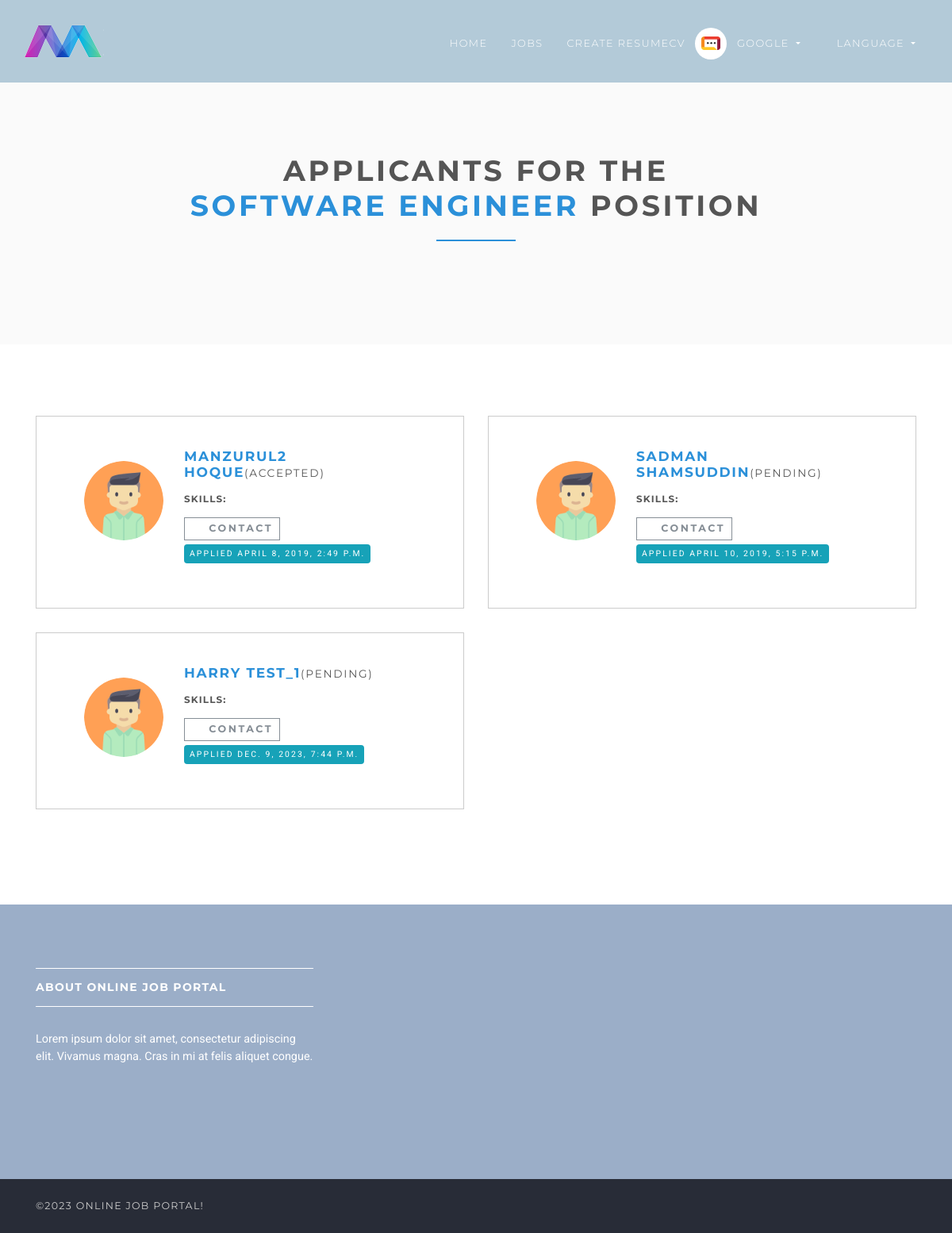
/en/employer/dashboard/applicants/2/ (signed in), run on the app's committed database.
### accounts/models.py (models this page shows, shortened)
class User(AbstractUser):
    username = None
    role = models.CharField(max_length=12, error_messages={"required": "Role must be provided"})
    gender = models.CharField(max_length=10, blank=True, null=True, default="")
    email = models.EmailField(
        unique=True, blank=False, error_messages={"unique": "A user with that email already exists."}
    )
    USERNAME_FIELD = "email"
    REQUIRED_FIELDS = []
    objects = UserManager()

### jobsapp/models.py (models this page shows, shortened)
class Job(models.Model):
    user = models.ForeignKey(User, on_delete=models.CASCADE)
    title = models.CharField(max_length=300)
    description = models.TextField()
    location = models.CharField(max_length=150)
    type = models.CharField(choices=JOB_TYPE, max_length=10)
    category = models.CharField(max_length=100)
    last_date = models.DateTimeField()
    company_name = models.CharField(max_length=100)
    company_description = models.CharField(max_length=300)
    website = models.CharField(max_length=100, default="")
    created_at = models.DateTimeField(default=timezone.now)
    filled = models.BooleanField(default=False)
    salary = models.IntegerField(default=0, blank=True)
    tags = models.ManyToManyField(Tag)
    vacancy = models.IntegerField(default=1)
    objects = JobManager()
    class Meta:
        ordering = ["id"]

class Applicant(models.Model):
    user = models.ForeignKey(User, on_delete=models.CASCADE)
    job = models.ForeignKey(Job, on_delete=models.CASCADE, related_name="applicants")
    created_at = models.DateTimeField(default=timezone.now)
    comment = models.TextField(blank=True, null=True)
    status = models.SmallIntegerField(default=1)
    class Meta:
        ordering = ["id"]
        unique_together = ["user", "job"]
    @property
    def get_status(self):
        if self.status == 1:
            return "Pending"
        elif self.status == 2:
            return "Accepted"
        else:
            return "Rejected"

### jobsapp/views/employer.py (the view)
# urls.py: path("applicants/<int:job_id>/", ApplicantPerJobView.as_view(), name="employer-dashboard-applicants"),
class ApplicantPerJobView(ListView):
    model = Applicant
    template_name = "jobs/employer/applicants.html"
    context_object_name = "applicants"
    paginate_by = 6
    @method_decorator(login_required(login_url=reverse_lazy("accounts:login")))
    @method_decorator(user_is_employer)
    def dispatch(self, request, *args, **kwargs):
        return super().dispatch(self.request, *args, **kwargs)
    def get_queryset(self):
        return Applicant.objects.filter(job_id=self.kwargs["job_id"]).order_by("id")
    def get_context_data(self, **kwargs):
        context = super().get_context_data(**kwargs)
        context["job"] = Job.objects.get(id=self.kwargs["job_id"])
        return context

### templates/jobs/employer/applicants.html (shortened to what this page needs)
{% extends 'base.html' %}
{% load static %}
{% block content %}
    <section class="bg-light-gray">
        <div class="container">
            <div class="row">
                <div class="col-lg-8 mx-auto">
                    <h1 class="heading">Applicants for the <span class="accent">{{ job.title }}</span> position</h1>
                </div>
            </div>
        </div>
    </section>
    <section>
        <div class="container">
            <div class="row">
                {% for applicant in applicants %}
                    <div class="col-lg-6">
                        <div class="box applicant">
                            <div class="row">
                                <div class="col-md-3 mr-4">
                                    <div class="image">
                                        <img src="{% static 'img/avatar.png' %}" alt=""
                                             class="img-fluid rounded-circle">
                                    </div>
                                </div>
                                <div class="col-md-8">
                                    <h4><a href="{% url 'jobs:applied-applicant-view' applicant.job.id applicant.id %}">{{ applicant.user.get_full_name }}</a><small>({{ applicant.get_status }})</small></h4>
                                    <h6>Skills:
                                    </h6>
                                    <a href="mailto:{{ applicant.user.email }}?Subject=Interested"
                                       class="btn btn-outline-white-secondary btn-sm">
                                        <i class="fa fa-envelope"></i>Contact
                                    </a>
                                    <p>
                                        <span class="badge badge-info">Applied {{ applicant.created_at.astimezone }}</span>
                                    </p>
                                </div>
                            </div>
                        </div>
                    </div>
                {% endfor %}
            </div>
        </div>
    </section>
{% endblock %}

### templates/base.html (shortened to what this page needs)
{% load static %}
{% load static i18n %}
{% get_current_language as LANGUAGE_CODE %}
<!DOCTYPE html>
<html lang="{{ LANGUAGE_CODE }}">
<head>
    <link rel="stylesheet"
          href="{% static 'vendor/bootstrap/css/bootstrap.min.css' %}">
    <link rel="stylesheet"
          href="{% static 'vendor/font-awesome/css/font-awesome.min.css' %}">
    <link rel="stylesheet" href="{% static 'vendor/owl.carousel/assets/owl.carousel.css' %}">
    <link rel="stylesheet" href="{% static 'vendor/owl.carousel/assets/owl.theme.default.css' %}">
    <link rel="stylesheet" href="{% static 'css/style.default.css' %}" id="theme-stylesheet">
    <link rel="stylesheet" href="{% static 'css/custom.css' %}">
    <link rel="stylesheet" href="https://cdnjs.cloudflare.com/ajax/libs/toastr.js/latest/toastr.min.css"/>
</head>
<body>
<header class="header">
    <nav class="navbar navbar-expand-lg">
        <div class="container-fluid">
            <a href="{% url 'jobs:home' %}" class="navbar-brand">
                <img src="{% static 'img/logo-small.png' %}" alt="logo" class="d-none d-lg-block">
            </a>
            <div id="navbarSupportedContent" class="collapse navbar-collapse">
                {% with request.resolver_match.url_name as url_name %}
                    <ul class="navbar-nav ml-auto">
                        <li class="nav-item {% if url_name == 'home' %}active{% endif %}">
                            <a href="{% url 'jobs:home' %}" class="nav-link">Home <span class="sr-only">(current)</span></a>
                        </li>
                        <li class="nav-item {% if url_name == 'jobs' %}active{% endif %}">
                            <a href="{% url 'jobs:jobs' %}" class="nav-link">Jobs</a>
                        </li>
                        <li class="nav-item {% if url_name == 'templates' %}active{% endif %}">
                            <a href="{% url 'resume_cv:templates' %}" class="nav-link">Create ResumeCV</a>
                        </li>
                        {% if request.user.is_authenticated and request.user.role == 'employer' %}
                            <li class="nav-item dropdown">
                                <a id="clientZone" href="#" data-toggle="dropdown"
                                   aria-haspopup="true" aria-expanded="false"
                                   class="nav-link dropdown-toggle has-img mb-3 mb-lg-0 mt-3 mt-lg-0">
                                    <div class="client-menu-image">
                                        <div class="inner">
                                            <img src="{% static 'img/company-1.png' %}"
                                                 alt="company image"
                                                 class="img-fluid">
                                        </div>
                                    </div>
                                    {% if request.user.role == 'employee' %}
                                        {{ request.user.first_name }} {{ request.user.last_name }}
                                    {% else %}
                                        {{ request.user.first_name }}
                                    {% endif %}
                                </a>
                            </li>
                        {% endif %}
                        {% include "lang_selector.html" %}
                    </ul>
                {% endwith %}
            </div>
        </div>
    </nav>
</header>
<div>
    {% block content %} {% endblock %}
</div>
<footer class="footer">
    <div class="footer__block">
        <div class="container">
            <div class="row">
                <div class="col-lg-4 col-md-12 mb-5">
                    <h4 class="h5">About Online Job Portal</h4>
                    <p> Lorem ipsum dolor sit amet, consectetur adipiscing elit. Vivamus magna. Cras in mi at felis
                        aliquet congue. </p>
                </div>
            </div>
        </div>
    </div>
    <div class="footer__copyright">
        <div class="container">
            <div class="row">
                <div class="col-md-4 text-md-left text-center">
                    <p>&copy;{% now "Y" %} Online Job Portal!</p>
                </div>
            </div>
        </div>
    </div>
</footer>
</body>
</html>

### static/css/style.default.css (style rules this page uses)
html { height:100% }
body { height:100% }
header { z-index:1000 }
section { position:relative;padding-top:90px;padding-bottom:90px }
.heading { text-align:center;margin-bottom:40px }
.heading:after { content:" ";display:block;width:100px;height:2px;margin:20px auto 20px;background:#2b90d9 }
a,button { -webkit-transition:all .2s ease-out;transition:all .2s ease-out }
a i.fa,button i.fa { margin:0 5px }
.bg-light-gray { background:#fafafa }
.accent { color:#2b90d9 }
.badge { text-transform:uppercase;letter-spacing:.2em;font-weight:400;font-size:0.65rem;padding:7px }
.header { width:100% }
.navbar { text-transform:uppercase;letter-spacing:0.1em;background:#B3CAD8;padding-top:0 !important;padding-bottom:0 !important }
.navbar a { font-family:"Montserrat",Helvetica,Arial,sans-serif }
.navbar ul.navbar-nav>li>a:not(.navbar-btn) { color:#fff;font-weight:300;font-family:"Montserrat",Helvetica,Arial,sans-serif;font-size:0.8rem }
@media (min-width: 992px) { .navbar ul.navbar-nav>li>a:not(.navbar-btn) { border-top:5px solid transparent;padding:40px 15px !important;color:#fff;font-weight:300 } }
#clientZone.has-img { position:relative;padding-left:50px !important;border-color:transparent !important }
.client-menu-image { display:inline-block;width:40px;height:40px;line-height:50px;-ms-flex-line-pack:center;align-content:center;border-radius:50%;background:#fff;position:absolute;top:50%;left:-3px;-webkit-transform:translateY(-50%);transform:translateY(-50%) }
.client-menu-image .inner { width:100%;height:100%;display:-webkit-box;display:-ms-flexbox;display:flex;-webkit-box-align:center;-ms-flex-align:center;align-items:center;-webkit-box-pack:center;-ms-flex-pack:center;justify-content:center }
.client-menu-image img { width:60% }
.footer__block { background:#9baec8;padding:80px 0 }
.footer__block h4 { border-top:solid 1px #fff;border-bottom:solid 1px #fff;padding:15px 0;margin-bottom:30px;color:#fff;text-transform:uppercase;letter-spacing:0.08rem }
.footer__block p { color:#fff;font-size:0.9rem }
.footer__copyright { background:#282c37;color:#ccc;padding:20px 0;font-size:.7875rem;line-height:28px;font-family:"Montserrat",Helvetica,Arial,sans-serif;text-transform:uppercase;letter-spacing:0.1em }
.footer__copyright p { margin:0 }
.box { background:#fff;margin:0 0 30px;border:solid 1px #ccc;-webkit-box-sizing:border-box;box-sizing:border-box;padding:40px }
.applicant { clear:both }
.applicant .image { width:100px;margin-left:20px }
.applicant .btn { margin-bottom:5px;margin-right:5px }
.navbar { padding:.5rem 1rem }
.navbar-brand { display:inline-block;padding-top:.33594rem;padding-bottom:.33594rem;margin-right:1rem;font-size:1.09375rem }
.btn { font-weight:700;font-family:"Montserrat",Helvetica,Arial,sans-serif;border:1px solid transparent;text-transform:uppercase;letter-spacing:0.2em;padding:.375rem .75rem;font-size:.875rem;line-height:1.5;border-radius:0;-webkit-transition:background-color 0.15s ease-in-out,border-color 0.15s ease-in-out,-webkit-box-shadow 0.15s ease-in-out;transition:background-color 0.15s ease-in-out,border-color 0.15s ease-in-out,-webkit-box-shadow 0.15s ease-in-out;transition:background-color 0.15s ease-in-out,border-color 0.15s ease-in-out,box-shadow 0.15s ease-in-out;transition:background-color 0.15s ease-in-out,border-color 0.15s ease-in-out,box-shadow 0.15s ease-in-out,-webkit-box-shadow 0.15s ease-in-out }
.btn-outline-white-secondary { color:#868e96;background-color:#fff;background-image:none;border-color:#868e96 }
.btn-sm { padding:.25rem .5rem;font-size:.7875rem;line-height:1.5;border-radius:0 }
body { font-family:"Roboto",Helvetica,Arial,sans-serif;font-size:.875rem;font-weight:400;line-height:1.5;color:#555;background-color:#fff }
a { color:#2b90d9;text-decoration:none }
h1,h2,h3,h4,h5,h6,.h1,.h2,.h3,.h4,.box-simple h3,.box-image .name h3,.box-image-text .top .name h3,.box-image-text .top .name h4,.h5,.h6 { margin-bottom:1rem;font-family:"Montserrat",Helvetica,Arial,sans-serif;font-weight:700;line-height:1.2;color:#555;text-transform:uppercase;letter-spacing:0.1em }
h1,.h1 { font-size:2.275rem }
h4,.h4,.box-simple h3,.box-image .name h3,.box-image-text .top .name h3,.box-image-text .top .name h4 { font-size:1.0675rem }
h5,.h5 { font-size:.875rem }
h6,.h6 { font-size:.74375rem }
small,.small { font-size:80%;font-weight:400 }
.badge-info { color:color-yiq(#17a2b8);background-color:#17a2b8 }

### data on the page
User: user.first_name "GOOGLE"
Job: title "SOFTWARE ENGINEER"
Applicant: user.get_full_name "MANZURUL2 HOQUE", get_status "ACCEPTED", created_at.astimezone "APRIL 8, 2019, 2:49 P.M."
Applicant: user.get_full_name "SADMAN SHAMSUDDIN", get_status "PENDING", created_at.astimezone "APRIL 10, 2019, 5:15 P.M."
Applicant: user.get_full_name "HARRY TEST_1", get_status "PENDING", created_at.astimezone "DEC. 9, 2023, 7:44 P.M."
